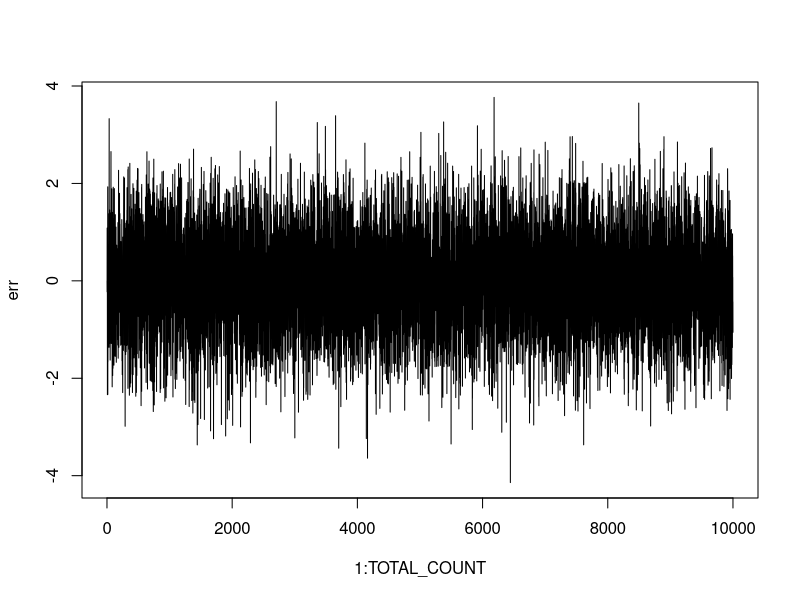
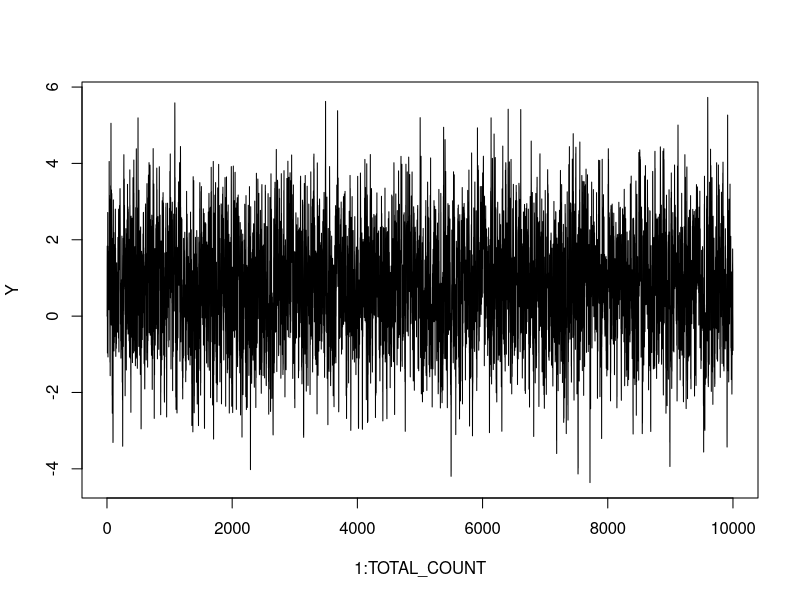
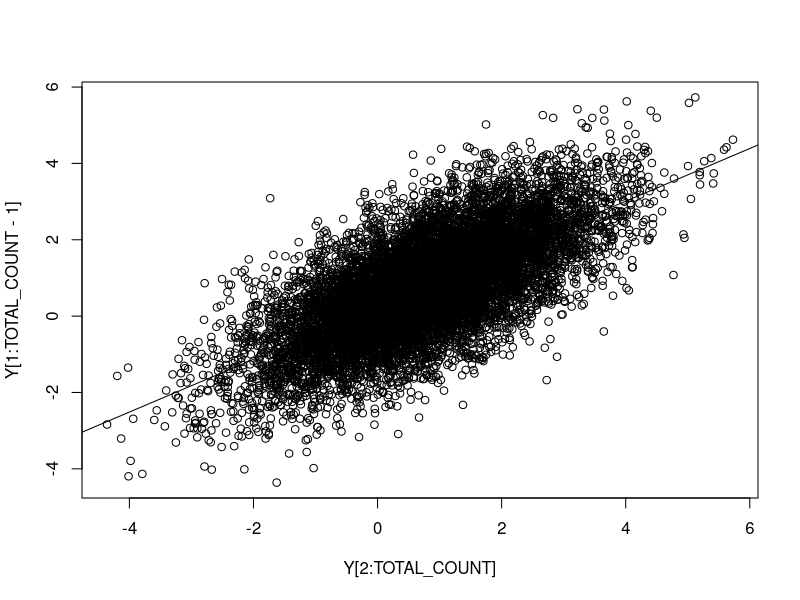
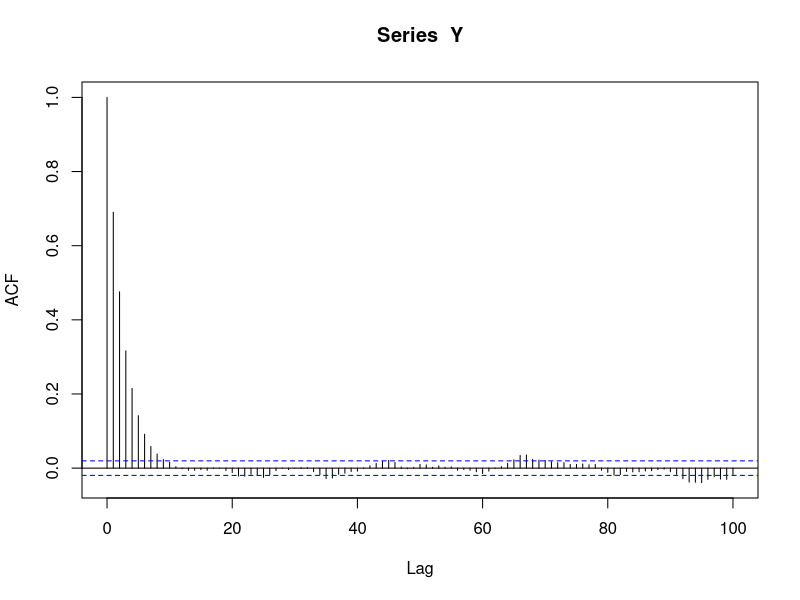
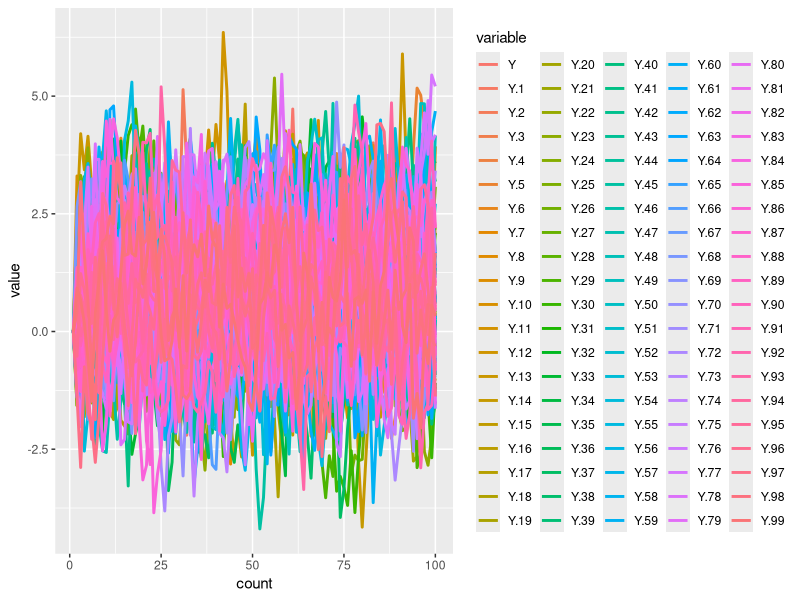

Write R code to recreate these figures, in order.
#This project implements a random simulated AR(1) data
#AR(1): Y[t] = beta0 + beta1Y[t_1] + err[t]

library(ggplot2)
library(reshape2)

set.seed(88)  #Used for Random Number Generation
TOTAL_COUNT <- 10000     #Number of simulated trials
beta0    <- 0.25
beta1    <- 0.7  #Note: beta1 between -1 and 1
err_mean <- 0    #For generating White Noise (WN)
err_sd   <- 1   #For generating WN
Y        <- rep(NA, TOTAL_COUNT)  #Univariate RV
err      <- rep(NA, TOTAL_COUNT)  #White Noise RV
Y[1]     <- 0       #initialise 1st term
err[1]   <- 0       #initialise 1st term

#Simulate random values
for(t in 2:TOTAL_COUNT) {
  err[t] <- rnorm(n = TOTAL_COUNT, mean = err_mean, sd = err_sd)
  Y[t]   <- beta0 + (beta1*Y[t-1]) + err[t]
}

#View(Y)
#View(err)
#summary(err)
plot(1:TOTAL_COUNT, err, "l")   #Plot simulated WN
plot(1:TOTAL_COUNT, Y, "l")     #Plot simulated Univariate

#Plot 1st order Lag Scatterplot
plot(x = Y[2:TOTAL_COUNT], y = Y[1:TOTAL_COUNT-1])
abline(lm(Y[2:(TOTAL_COUNT)] ~ Y[1:(TOTAL_COUNT-1)]))

MAX_LAG = 100
#Plot ACF for first 100 lags
acf(Y, type = "correlation", lag.max = MAX_LAG)

#Note: Observations that for AR(1), 
#The AR(1) ACF = beta1 power k
#The ACF thus decays with k

Plot_AR1 <- function(set_MAX_Observations = 10, set_MAX_Simulations = 10) {
  set.seed(99)  #Used for Random Number Generation
  i = 0
  beta0    <- 0.25
  beta1    <- 0.7  #Note: beta1 between -1 and 1
  err_mean <- 0    #For generating White Noise (WN)
  err_sd   <- 1   #For generating WN
  Y   <- rep(NA, set_MAX_Observations)  #Univariate RV
  err <- rep(NA, set_MAX_Observations)  #White Noise RV
  Y[1]   <- 0      #initialise 1st term
  err[1] <- 0      #initialise 1st term
  
  count <- c(1:set_MAX_Observations)
  dataset <- data.frame(count)
  
  #Simulate random values for MA(1)
  for(i in 1:set_MAX_Simulations) {
    for(t in 2:set_MAX_Observations) {
      err[t] <- rnorm(n = set_MAX_Observations, mean = err_mean, sd = err_sd)
      Y[t]   <- beta0 + (beta1*Y[t-1]) + err[t]
    }
    dataset <- data.frame(dataset,Y)
  }  
  dataset_long <- melt(dataset, id="count")  # convert to long format
  
  ggplot(data = dataset_long,
         aes(x = count, y=value, colour = variable)) +
    geom_line(size = 1)

#  acf(Y, type = "correlation", lag.max = MAX_LAG)
}
#Plot_AR1(set_MAX_Observations = 20, set_MAX_Simulations = 100)
Plot_AR1(set_MAX_Observations = 100, set_MAX_Simulations = 100)
#Plot_AR1(set_MAX_Observations = 10000, set_MAX_Simulations = 10)
